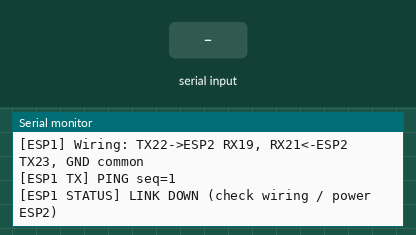
Bench run of a sketch on a simulated ESP32. Shown: the last lines printed to the serial monitor. Inputs (shaded band) come from the test bench.

Above: at 1.2 s.
1.3 s: "ACK_FROM_ESP2,\n" received over the second serial link
At 2.6 s:
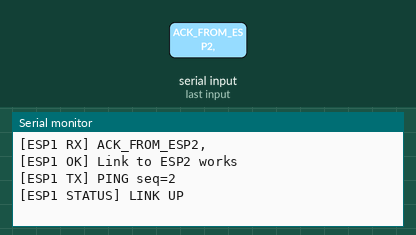
2.8 s: "1\n" received over the second serial link
At 2.96 s:
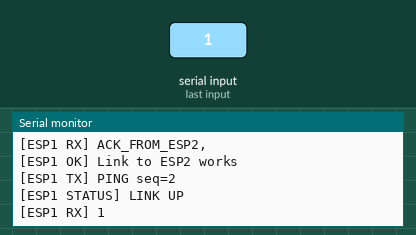
Timing chart, 0 to 5.8 s (numbered marks = the images above; inputs shaded):
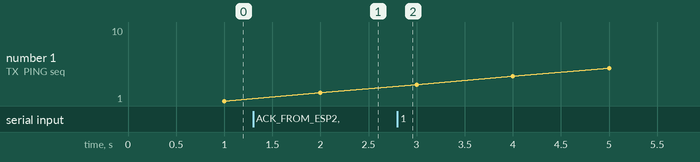

Measured:
- after the input at 1.3 s, the serial monitor: prints a new line at once (image 1)
- after the input at 2.8 s, the serial monitor: prints a new line at once (image 2)

The sketch:

uart_test_esp1.ino
```cpp
#include <Arduino.h>

// ESP1 link test (monitor di ESP1)
// ESP1 RX = 21, TX = 22
// Pasangan ESP2: RX = 19, TX = 23
#define UART_RX 21
#define UART_TX 22

unsigned long lastSendMs = 0;
uint32_t seqTx = 0;
String line;
unsigned long lastRxMs = 0;
unsigned long lastStatusMs = 0;

void setup() {
  Serial.begin(115200);
  Serial1.begin(115200, SERIAL_8N1, UART_RX, UART_TX);

  Serial.println("[ESP1] UART 2-board link test");
  Serial.println("[ESP1] RX=21 TX=22 baud=115200");
  Serial.println("[ESP1] Wiring: TX22->ESP2 RX19, RX21<-ESP2 TX23, GND common");
}

void loop() {
  // Kirim PING ke ESP2 tiap 1000 ms
  if (millis() - lastSendMs >= 1000) {
    lastSendMs = millis();
    seqTx++;

    // Format: PING,<seq>,<millis>
    Serial1.printf("PING,%lu,%lu\n", (unsigned long)seqTx, (unsigned long)millis());
    Serial.printf("[ESP1 TX] PING seq=%lu\n", (unsigned long)seqTx);
  }

  // Baca data masuk per baris
  while (Serial1.available()) {
    char c = (char)Serial1.read();
    if (c == '\r') continue;

    if (c == '\n') {
      if (line.length() > 0) {
        Serial.print("[ESP1 RX] ");
        Serial.println(line);
        if (line.startsWith("ACK_FROM_ESP2,")) {
          lastRxMs = millis();
          Serial.println("[ESP1 OK] Link to ESP2 works");
        }
      }
      line = "";
    } else {
      if (line.length() < 180) line += c;
      else line = "";
    }
  }

  // Status link tiap 1 detik
  if (millis() - lastStatusMs >= 1000) {
    lastStatusMs = millis();
    if (lastRxMs > 0 && (millis() - lastRxMs) <= 2500) {
      Serial.println("[ESP1 STATUS] LINK UP");
    } else {
      Serial.println("[ESP1 STATUS] LINK DOWN (check wiring / power ESP2)");
    }
  }
}
```
